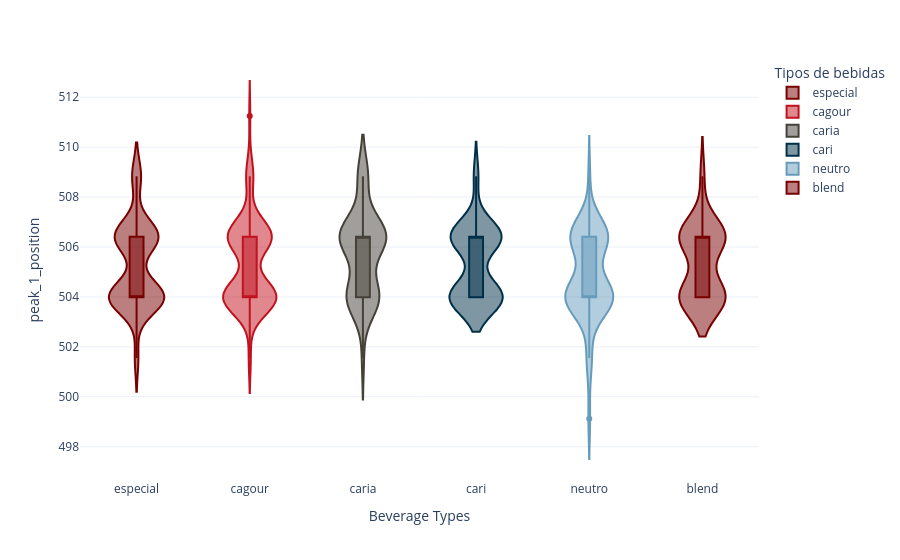

Source (notebook cell):
### Code cell
fig = groupby_violin('peak_1_position',
                     peaks)
fig.show()

### Figure 1 — Plotly figure (JSON) as saved in the notebook; plotly's stock layout.template omitted (floating-point values rounded to 4 significant figures)
{"data": [{"alignmentgroup": "True", "box": {"visible": true}, "hovertemplate": "Tipos de bebidas=%{x}<br>peak_1_position=%{y}<extra></extra>", "legendgroup": "especial", "marker": {"color": "#780000"}, "name": "especial", "offsetgroup": "especial", "orientation": "v", "scalegroup": "True", "showlegend": true, "type": "violin", "x": ["especial", "especial", "especial", "especial", "especial", "especial", "especial", "especial", "especial", "especial", "especial", "especial", "especial", "especial", "especial", "especial", "especial", "especial", "especial", "especial", "especial", "especial", "especial", "especial", "especial", "especial", "especial", "especial", "especial", "especial", "especial", "especial", "especial", "especial", "especial", "especial", "especial", "especial", "especial", "especial", "especial", "especial", "especial", "especial", "especial", "especial", "especial", "especial", "especial", "especial", "especial", "especial", "especial", "especial", "especial", "especial", "especial", "especial", "especial", "especial", "especial", "especial", "especial", "especial", "especial", "especial", "especial", "especial", "especial", "especial", "especial", "especial", "especial", "especial", "especial", "especial", "especial", "especial", "especial", "especial", "especial", "especial", "especial", "especial", "especial", "especial", "especial", "especial", "especial", "especial", "especial", "especial", "especial", "especial", "especial", "especial", "especial", "especial", "especial", "especial", "especial", "especial", "especial", "especial", "especial", "especial", "especial", "especial", "especial", "especial", "especial", "especial", "especial", "especial", "especial", "especial", "especial", "especial", "especial", "especial", "especial", "especial", "especial", "especial", "especial"], "x0": " ", "xaxis": "x", "y": [504.0, 504.0, 506.4, 506.4, 508.8, 506.4, 504.0, 504.0, 508.8, 508.8, 508.8, 506.4, 506.4, 506.4, 506.4, 504.0, 504.0, 506.4, 508.8, 504.0, 504.0, 504.0, 504.0, 504.0, 504.0, 506.4, 504.0, 506.4, 506.4, 506.4, 506.4, 506.4, 504.0, 506.4, 504.0, 504.0, 506.4, 504.0, 504.0, 504.0, 504.0, 504.0, 504.0, 504.0, 504.0, 508.8, 506.4, 504.0, 504.0, 504.0, 508.8, 504.0, 504.0, 506.4, 504.0, 506.4, 504.0, 501.6, 504.0, 504.0, 504.0, 504.0, 504.0, 504.0, 506.4, 506.4, 504.0, 504.0, 504.0, 506.4, 501.6, 504.0, 508.8, 504.0, 504.0, 504.0, 504.0, 504.0, 506.4, 506.4, 501.6, 506.4, 504.0, 504.0, 504.0, 506.4, 506.4, 506.4, 506.4, 506.4, 506.4, 506.4, 506.4, 506.4, 506.4, 506.4, 504.0, 504.0, 504.0, 501.6, 504.0, 504.0, 506.4, 504.0, 506.4, 506.4, 506.4, 506.4, 504.0, 506.4, 504.0, 506.4, 506.4, 508.8, 504.0, 504.0, 506.4, 504.0, 506.4, 506.4, 506.4, 504.0, 504.0, 506.4, 508.8], "y0": " ", "yaxis": "y"}, {"alignmentgroup": "True", "box": {"visible": true}, "hovertemplate": "Tipos de bebidas=%{x}<br>peak_1_position=%{y}<extra></extra>", "legendgroup": "cagour", "marker": {"color": "#c1121f"}, "name": "cagour", "offsetgroup": "cagour", "orientation": "v", "scalegroup": "True", "showlegend": true, "type": "violin", "x": ["cagour", "cagour", "cagour", "cagour", "cagour", "cagour", "cagour", "cagour", "cagour", "cagour", "cagour", "cagour", "cagour", "cagour", "cagour", "cagour", "cagour", "cagour", "cagour", "cagour", "cagour", "cagour", "cagour", "cagour", "cagour", "cagour", "cagour", "cagour", "cagour", "cagour", "cagour", "cagour", "cagour", "cagour", "cagour", "cagour", "cagour", "cagour", "cagour", "cagour", "cagour", "cagour", "cagour", "cagour", "cagour", "cagour", "cagour", "cagour", "cagour", "cagour", "cagour", "cagour", "cagour", "cagour", "cagour", "cagour", "cagour", "cagour", "cagour", "cagour", "cagour", "cagour", "cagour", "cagour", "cagour", "cagour", "cagour", "cagour", "cagour", "cagour", "cagour", "cagour", "cagour", "cagour", "cagour", "cagour", "cagour", "cagour", "cagour", "cagour", "cagour", "cagour", "cagour", "cagour", "cagour", "cagour", "cagour", "cagour", "cagour", "cagour", "cagour", "cagour", "cagour", "cagour", "cagour", "cagour", "cagour", "cagour", "cagour", "cagour", "cagour", "cagour", "cagour", "cagour", "cagour"], "x0": " ", "xaxis": "x", "y": [506.4, 506.4, 504.0, 506.4, 504.0, 508.8, 506.4, 506.4, 506.4, 504.0, 506.4, 506.4, 504.0, 504.0, 506.4, 506.4, 504.0, 504.0, 504.0, 506.4, 501.6, 506.4, 506.4, 504.0, 504.0, 504.0, 504.0, 504.0, 504.0, 504.0, 506.4, 504.0, 506.4, 506.4, 506.4, 504.0, 506.4, 501.6, 504.0, 504.0, 506.4, 504.0, 504.0, 504.0, 504.0, 504.0, 504.0, 504.0, 504.0, 504.0, 504.0, 504.0, 504.0, 506.4, 504.0, 506.4, 504.0, 504.0, 506.4, 504.0, 508.8, 504.0, 504.0, 504.0, 506.4, 506.4, 506.4, 504.0, 508.8, 506.4, 504.0, 504.0, 504.0, 504.0, 506.4, 508.8, 506.4, 506.4, 504.0, 506.4, 506.4, 504.0, 506.4, 506.4, 504.0, 504.0, 506.4, 506.4, 506.4, 508.8, 508.8, 504.0, 511.2, 508.8, 506.4, 504.0, 506.4, 506.4, 504.0, 506.4, 504.0, 506.4, 506.4, 504.0, 506.4], "y0": " ", "yaxis": "y"}, {"alignmentgroup": "True", "box": {"visible": true}, "hovertemplate": "Tipos de bebidas=%{x}<br>peak_1_position=%{y}<extra></extra>", "legendgroup": "caria", "marker": {"color": "#454139"}, "name": "caria", "offsetgroup": "caria", "orientation": "v", "scalegroup": "True", "showlegend": true, "type": "violin", "x": ["caria", "caria", "caria", "caria", "caria", "caria", "caria", "caria", "caria", "caria", "caria", "caria", "caria", "caria", "caria", "caria", "caria", "caria", "caria", "caria", "caria", "caria", "caria", "caria", "caria", "caria", "caria", "caria", "caria", "caria", "caria", "caria", "caria", "caria", "caria", "caria", "caria", "caria", "caria", "caria", "caria", "caria", "caria", "caria", "caria"], "x0": " ", "xaxis": "x", "y": [501.6, 504.0, 504.0, 506.4, 506.4, 506.4, 506.4, 504.0, 506.4, 506.4, 506.4, 504.0, 506.4, 504.0, 504.0, 506.4, 506.4, 506.4, 504.0, 504.0, 506.4, 506.4, 504.0, 506.4, 508.8, 504.0, 508.8, 508.8, 506.4, 504.0, 506.4, 508.8, 506.4, 506.4, 504.0, 504.0, 508.8, 506.4, 506.4, 504.0, 506.4, 506.4, 506.4, 504.0, 504.0], "y0": " ", "yaxis": "y"}, {"alignmentgroup": "True", "box": {"visible": true}, "hovertemplate": "Tipos de bebidas=%{x}<br>peak_1_position=%{y}<extra></extra>", "legendgroup": "cari", "marker": {"color": "#003049"}, "name": "cari", "offsetgroup": "cari", "orientation": "v", "scalegroup": "True", "showlegend": true, "type": "violin", "x": ["cari", "cari", "cari", "cari", "cari", "cari", "cari", "cari", "cari", "cari", "cari", "cari", "cari", "cari", "cari", "cari", "cari", "cari", "cari", "cari", "cari", "cari", "cari", "cari", "cari", "cari", "cari", "cari", "cari", "cari", "cari", "cari", "cari", "cari", "cari", "cari", "cari", "cari", "cari", "cari", "cari", "cari", "cari", "cari", "cari", "cari", "cari", "cari", "cari", "cari", "cari", "cari", "cari", "cari", "cari"], "x0": " ", "xaxis": "x", "y": [506.4, 506.4, 506.4, 506.4, 504.0, 504.0, 508.8, 508.8, 506.4, 506.4, 504.0, 504.0, 504.0, 504.0, 504.0, 504.0, 506.4, 504.0, 506.4, 504.0, 506.4, NaN, 504.0, 506.4, 504.0, NaN, 506.4, NaN, 504.0, 504.0, 506.4, 506.4, 504.0, 506.4, 506.4, 504.0, 504.0, 506.4, 506.4, 504.0, 506.4, NaN, NaN, NaN, 506.4, 506.4, 506.4, 504.0, NaN, 504.0, NaN, 504.0, 504.0, 504.0, 506.4], "y0": " ", "yaxis": "y"}, {"alignmentgroup": "True", "box": {"visible": true}, "hovertemplate": "Tipos de bebidas=%{x}<br>peak_1_position=%{y}<extra></extra>", "legendgroup": "neutro", "marker": {"color": "#669bbc"}, "name": "neutro", "offsetgroup": "neutro", "orientation": "v", "scalegroup": "True", "showlegend": true, "type": "violin", "x": ["neutro", "neutro", "neutro", "neutro", "neutro", "neutro", "neutro", "neutro", "neutro", "neutro", "neutro", "neutro", "neutro", "neutro", "neutro", "neutro", "neutro", "neutro", "neutro", "neutro", "neutro", "neutro", "neutro", "neutro", "neutro", "neutro", "neutro", "neutro", "neutro", "neutro", "neutro", "neutro", "neutro", "neutro", "neutro", "neutro", "neutro", "neutro", "neutro", "neutro", "neutro", "neutro", "neutro", "neutro", "neutro", "neutro", "neutro", "neutro", "neutro", "neutro", "neutro", "neutro", "neutro", "neutro", "neutro"], "x0": " ", "xaxis": "x", "y": [504.0, 501.6, 506.4, 499.1, 504.0, 506.4, 506.4, 506.4, 506.4, 504.0, 504.0, 506.4, 506.4, 506.4, 506.4, 504.0, 504.0, 506.4, 504.0, 504.0, 506.4, 506.4, 506.4, 504.0, 504.0, 506.4, 506.4, 504.0, 504.0, 506.4, 506.4, 506.4, 508.8, 506.4, 504.0, 506.4, 504.0, 504.0, 504.0, 504.0, 501.6, 504.0, 504.0, 504.0, 506.4, 504.0, 504.0, 504.0, 504.0, 504.0, 506.4, 504.0, 504.0, 501.6, 504.0], "y0": " ", "yaxis": "y"}, {"alignmentgroup": "True", "box": {"visible": true}, "hovertemplate": "Tipos de bebidas=%{x}<br>peak_1_position=%{y}<extra></extra>", "legendgroup": "blend", "marker": {"color": "#780000"}, "name": "blend", "offsetgroup": "blend", "orientation": "v", "scalegroup": "True", "showlegend": true, "type": "violin", "x": ["blend", "blend", "blend", "blend", "blend", "blend", "blend", "blend", "blend", "blend", "blend", "blend", "blend", "blend", "blend", "blend", "blend", "blend", "blend", "blend", "blend", "blend", "blend", "blend", "blend"], "x0": " ", "xaxis": "x", "y": [506.4, 506.4, 506.4, 508.8, 506.4, 504.0, 506.4, 506.4, 506.4, 504.0, 504.0, 506.4, 504.0, 504.0, 504.0, 506.4, 504.0, 504.0, 504.0, 506.4, 504.0, 504.0, 506.4, 504.0, 506.4], "y0": " ", "yaxis": "y"}], "layout": {"legend": {"title": {"text": "Tipos de bebidas"}, "tracegroupgap": 0}, "margin": {"t": 60}, "violinmode": "overlay", "xaxis": {"anchor": "y", "categoryarray": ["especial", "cagour", "caria", "cari", "neutro", "blend"], "categoryorder": "array", "domain": [0, 1], "title": {"text": "Beverage Types"}}, "yaxis": {"anchor": "x", "domain": [0, 1], "title": {"text": "peak_1_position"}}}}
